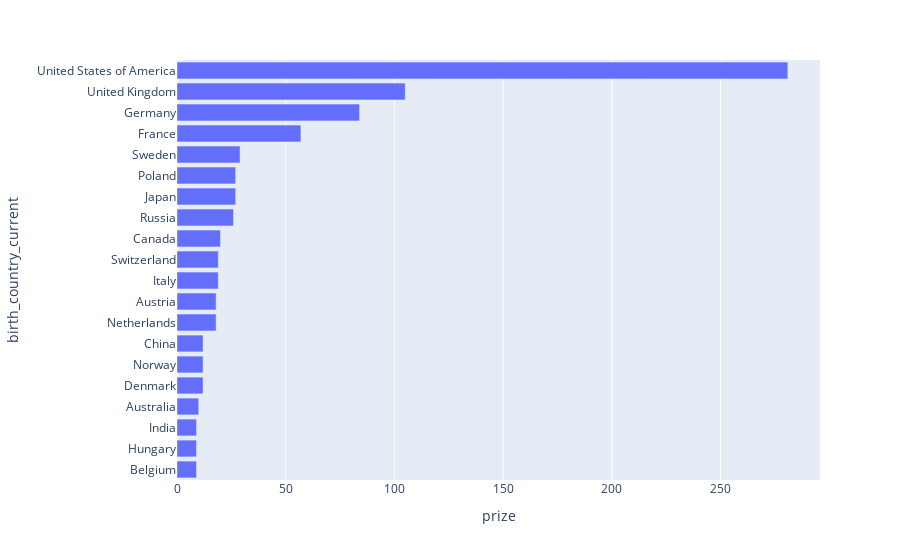

Notebook code for this chart:
### Code cell
fig = px.bar(top20_countries, x=top20_countries.prize, y=top20_countries.birth_country_current, orientation='h')
fig.show()

### Figure 1 — Plotly figure (JSON) as saved in the notebook; plotly's stock layout.template omitted (floating-point values rounded to 4 significant figures)
{"data": [{"alignmentgroup": "True", "hovertemplate": "prize=%{x}<br>birth_country_current=%{y}<extra></extra>", "legendgroup": "", "marker": {"color": "#636efa", "pattern": {"shape": ""}}, "name": "", "offsetgroup": "", "orientation": "h", "showlegend": false, "textposition": "auto", "type": "bar", "x": [9, 9, 9, 10, 12, 12, 12, 18, 18, 19, 19, 20, 26, 27, 27, 29, 57, 84, 105, 281], "xaxis": "x", "y": ["Belgium", "Hungary", "India", "Australia", "Denmark", "Norway", "China", "Netherlands", "Austria", "Italy", "Switzerland", "Canada", "Russia", "Japan", "Poland", "Sweden", "France", "Germany", "United Kingdom", "United States of America"], "yaxis": "y"}], "layout": {"barmode": "relative", "legend": {"tracegroupgap": 0}, "margin": {"t": 60}, "xaxis": {"anchor": "y", "domain": [0, 1], "title": {"text": "prize"}}, "yaxis": {"anchor": "x", "domain": [0, 1], "title": {"text": "birth_country_current"}}}}
